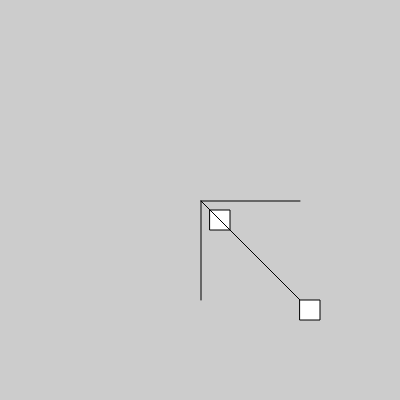
Frame 1 (no input)
Frame 60 (no input): identical to frame 1, image omitted
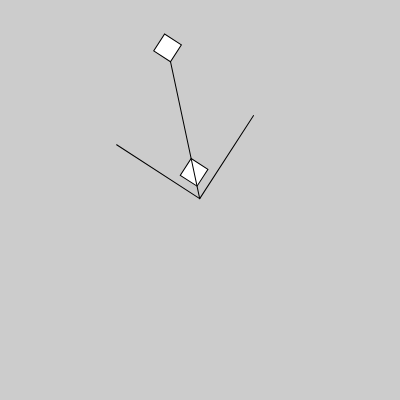
Frame 120 (the mouse pressed at the canvas centre since frame 60)

The p5.js sketch that drew these frames (run headless with seeded random() and noise() and a simulated clock; from frame 60 on, the mouse is pressed at the canvas centre):

// p5.js sketch
// ── sketch.js
function setup() {
  createCanvas(400, 400);
  background(204);
  // angleMode(DEGREES);
}

function draw() {
  background(204);

  translate(width / 2, height / 2);
  //   in order to see the full rotation on the screen
  //   must first translate the origin then rotate.
  rotate(mouseX / 20);

  rect(10, 10, 20, 20);
  line(1, 1, 100, 1);
  line(1, 1, 1, 100);
  line(1, 1, 100, 100);
  rect(100, 100, 20, 20);
}

// https://editor.p5js.org/jht1493/sketches/5f-4Wm_1H
// 2.6.1 rotate mouseX

// https://editor.p5js.org/kushinda/sketches/vB2Jfg-mm
// rotateExperiment

// https://editor.p5js.org/jht1493/sketches/7tw-3XmNx
// Ex_06_03 Corner Rotation
